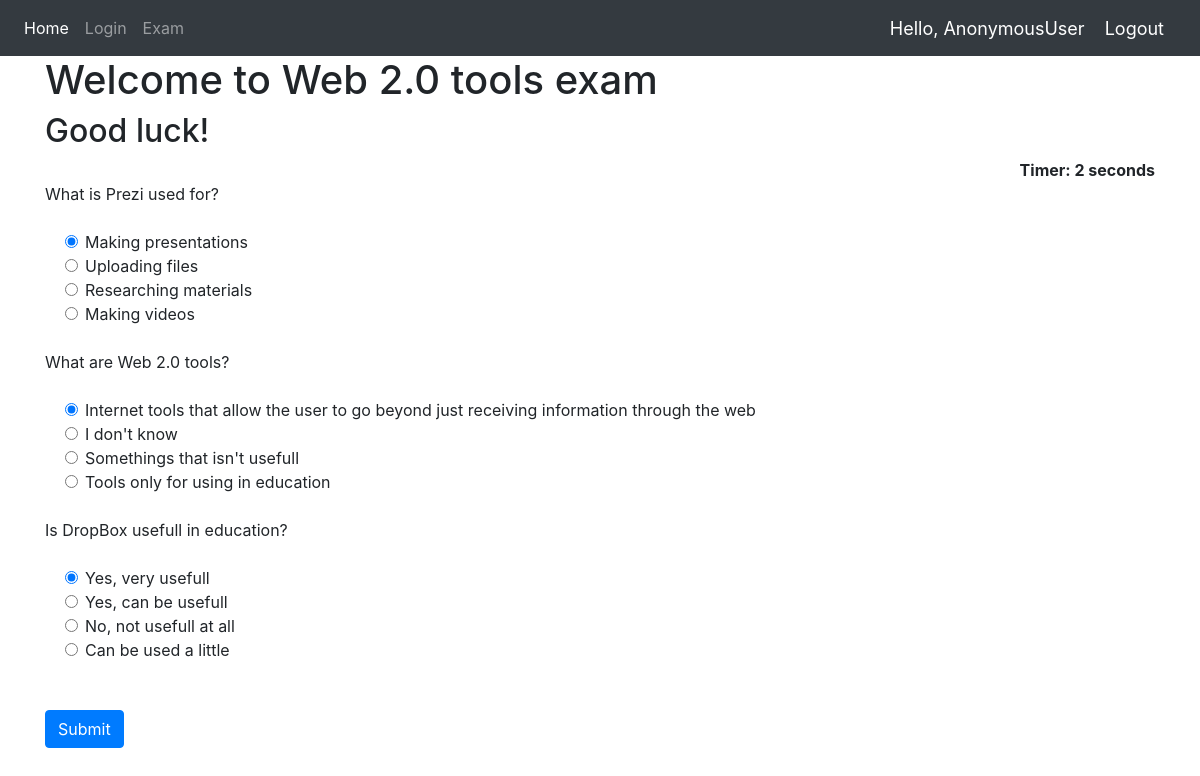
Page /exam/ on the committed database.
### tools/models.py (models this page shows, shortened)
class Exam(models.Model):
    question = models.CharField(max_length=200, null=True)
    op1 = models.CharField(max_length=200, null=True)
    op2 = models.CharField(max_length=200, null=True)
    op3 = models.CharField(max_length=200, null=True)
    op4 = models.CharField(max_length=200, null=True)
    ans = models.CharField(max_length=200, null=True)

### tools/views.py (the view)
# urls.py: path('exam/', exam, name='exam'),
def exam(request):
    if request.method == 'POST':
        print(request.POST)
        questions = Exam.objects.all()
        score = 0
        wrong = 0
        correct = 0
        total = 0
        for q in questions:
            total += 1
            print(request.POST.get(q.question))
            print(q.ans)
            print()
            if q.ans == request.POST.get(q.question):
                score += 10
                correct += 1
            else:
                wrong += 1
        percent = score / (total * 10) * 100
        context = {
            'score': score,
            'time': request.POST.get('timer'),
            'correct': correct,
            'wrong': wrong,
            'percent': percent,
            'total': total
        }
        return render(request, 'tools/result.html', context)
    else:
        questions = Exam.objects.all()
        context = {
            'questions': questions
        }
        return render(request, 'tools/exam.html', context)

### tools/templates/tools/exam.html (shortened to what this page needs)
{% extends 'tools/dependencies.html' %}
{% block content %}
{% load static %}
<div class="container ">
<h1>Welcome to Web 2.0 tools exam</h1>
<h2>Good luck!</h2>
<div align="right " id="displaytimer"><b>Timer: 0 seconds</b></div>
 <form method='post' action=''>
    {% for q  in questions%}
    <div class="form-group">
      <label for="question">{{q.question}}</label>
    </div>
    <div class="form-check">
        <div class="form-check">
            <input class="form-check-input" type="radio" name="{{q.question}}" id="gridRadios1" value="option1" checked>
            <label class="form-check-label" for="gridRadios1">
                {{q.op1}}
            </label>
        </div>
        <div class="form-check">
            <input class="form-check-input" type="radio" name="{{q.question}}" id="gridRadios2" value="option2">
            <label class="form-check-label" for="gridRadios2">
                {{q.op2}}
            </label>
        </div>
        <div class="form-check">
            <input class="form-check-input" type="radio" name="{{q.question}}" id="gridRadios1" value="option3">
            <label class="form-check-label" for="gridRadios1">
                {{q.op3}}
            </label>
        </div>
        <div class="form-check">
            <input class="form-check-input" type="radio" name="{{q.question}}" id="gridRadios2" value="option4">
            <label class="form-check-label" for="gridRadios2">
                {{q.op4}}
            </label>
        </div>
        <br>
    </div>
    {% endfor %}
    <br>
    <button type="submit" class="btn btn-primary">Submit</button>
  </form>
</div>
{% endblock %}

### tools/templates/tools/dependencies.html (shortened to what this page needs)
{% load static %}
<html>
    <head>
        <link rel="stylesheet" href="https://stackpath.bootstrapcdn.com/bootstrap/4.5.0/css/bootstrap.min.css">
    </head>
    <body>
        {% include 'tools/navbar.html' %}
        {% block content %}
        {% endblock %}
        <br>
    </body>
</html>

### tools/templates/tools/navbar.html (shortened to what this page needs)
{% load static %}
<nav class="navbar navbar-expand-lg navbar-dark bg-dark">
  <div class="collapse navbar-collapse" id="navbarNav">
    <ul class="navbar-nav">
      <li class="nav-item active">
        <a class="nav-link" href="{% url 'home' %}">Home</a>
      </li>
      <li class="nav-item">
        <a class="nav-link" href="{% url 'login' %}">Login</a>
      </li>
    <li class="nav-item">
        <a class="nav-link" href="{% url 'exam' %}">Exam</a>
      </li>
    </ul>
  </div>
  <span class="greet">Hello, {{request.user}}</span>
  <span ><a  class="greet" href="{% url 'logout' %}">Logout</a></span>
</nav>

### tools/templates/tools/navbar.html (style rules this page uses)
.greet { font-size: 18px; color: #fff; margin-right: 20px; }

### rows in the picture
Exam: question "What is Prezi used for?", op1 "Making presentations", op2 "Uploading files", op3 "Researching materials", op4 "Making videos"
Exam: question "What are Web 2.0 tools?", op1 "Internet tools that allow the user to go beyond just receiving information through the web", op2 "I don't know", op3 "Somethings that isn't usefull", op4 "Tools only for using in education"
Exam: question "Is DropBox usefull in education?", op1 "Yes, very usefull", op2 "Yes, can be usefull", op3 "No, not usefull at all", op4 "Can be used a little"

### other values in the picture
{{ request.user }} "AnonymousUser"
